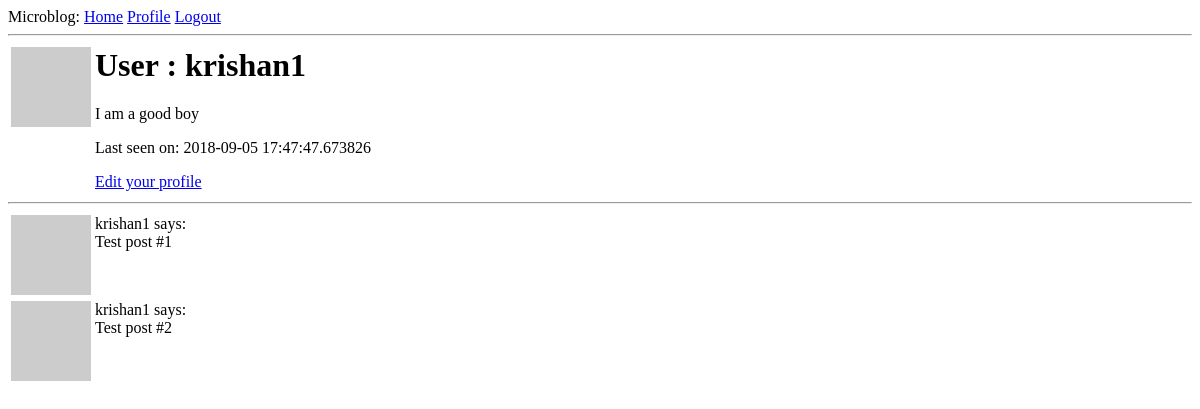
The page /user/krishan1 (signed in) on the database as committed earlier.
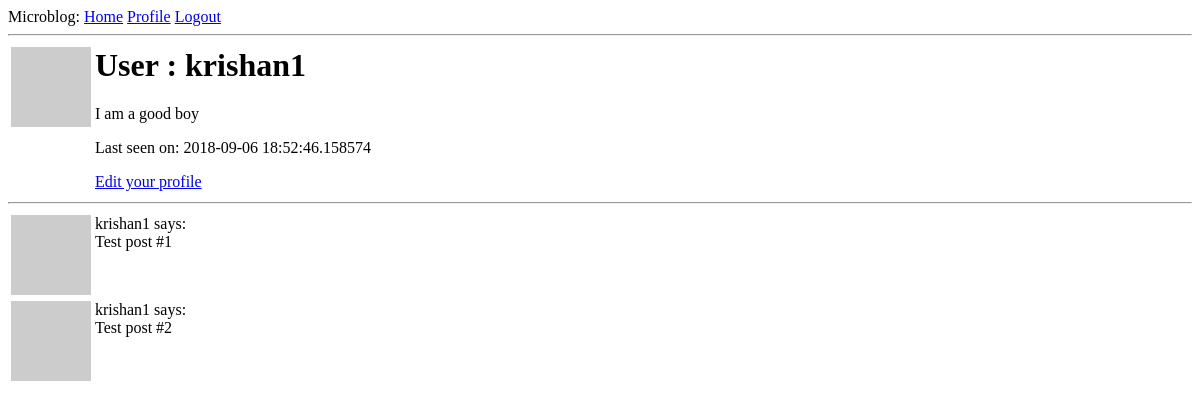
The same page on the database as committed later.
### app/models.py (models this page shows, shortened)
class User(UserMixin, db.Model):	# Every model we need to inherit from db.Models
	id = db.Column(db.Integer, primary_key=True)
	username = db.Column(db.String(64), index=True, unique=True)
	email = db.Column(db.String(120), index=True, unique=True)
	password_hash = db.Column(db.String(128), index=True, unique=True)
	posts = db.relationship('Post', backref='author', lazy='dynamic')
	about_me = db.Column(db.String(140))
	last_seen = db.Column(db.DateTime, default=datetime.utcnow)
	def avatar(self, size):
		digest = md5(self.email.lower().encode('utf-8')).hexdigest()
		return 'https://www.gravatar.com/avatar/{}?d=identicon&s={}'.format(digest, size)

### app/routes.py (the view)
@app.route('/user/<username>')
@login_required
def user(username):
	user = User.query.filter_by(username=username).first_or_404()
	posts = [
        {'author': user, 'body': 'Test post #1'},
        {'author': user, 'body': 'Test post #2'}
    ]
	return render_template('user.html', user=user, posts=posts)

### app/models.py (called while the page is built)
@login.user_loader
def load_user(id):
	return User.query.get(int(id))

### app/routes.py (called while the page is built)
@app.before_request
def before_request():
	if current_user.is_authenticated:
		current_user.last_seen = datetime.utcnow()
		db.session.commit()

### app/templates/user.html
{% extends 'base.html' %}
{% block content%}
	<table>
		<tr valign="top">
			<td><img src="{{user.avatar(128)}}"></td>
			<td>
				<h1>User : {{user.username}}</h1>
				{%if user.about_me%}<p>{{user.about_me}}</p>{%endif%}
				{%if user.last_seen%}<p>Last seen on: {{user.last_seen}}</p>{%endif%}
				{% if user == current_user %}
                	<p><a href="{{ url_for('edit_profile') }}">Edit your profile</a></p>
                {% endif %}
			</td>
		</tr>
	</table>
	<hr>
	{% for post in posts %}
		{% include '_post.html' %}
	{% endfor %}
{% endblock %}

### app/templates/base.html (shortened to what this page needs)
<html>
    <head>
    </head>
    <body>
        <div>
          Microblog:
          <a href={{ url_for('index') }}>Home</a>
          {% if current_user.is_anonymous %}
            <a href={{ url_for('login') }}>Login</a>
          {% else %}
            <a href={{url_for('user', username=current_user.username)}}>Profile</a>
            <a href={{ url_for('logout') }}>Logout</a>
          {% endif %}
        </div>
        <hr>
        {% block content %}{% endblock %}
    </body>
</html>

### app/templates/_post.html
<table>
	<tr valign="top">
	    <td><img src="{{ post.author.avatar(36) }}"></td>
	    <td>{{ post.author.username }} says:<br>{{ post.body }}</td>
	</tr>
</table>

Rows that differ between the two databases and show on the page:
changed User "krishan1": last_seen "2018-09-05 17:47:47.673826" → "2018-09-06 18:52:46.158574"
